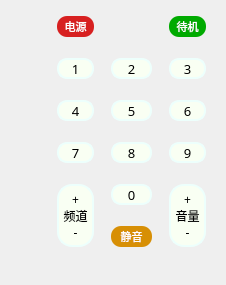
     <widget class="QWidget" name="m_pTVWidget" native="true">
      <property name="minimumSize">
       <size>
        <width>0</width>
        <height>285</height>
       </size>
      </property>
      <property name="maximumSize">
       <size>
        <width>16777215</width>
        <height>285</height>
       </size>
      </property>
      <property name="styleSheet">
       <string notr="true">.QWidget#m_pTVWidget {
background-color: rgb(118, 118, 118);
}</string>
      </property>
      <widget class="QWidget" name="layoutWidget">
       <property name="geometry">
        <rect>
         <x>46</x>
         <y>1</y>
         <width>171</width>
         <height>261</height>
        </rect>
       </property>
       <layout class="QGridLayout" name="gridLayout">
        <item row="0" column="0">
         <widget class="QPushButton" name="m_pPowerBtn_30">
          <property name="minimumSize">
           <size>
            <width>33</width>
            <height>14</height>
           </size>
          </property>
          <property name="maximumSize">
           <size>
            <width>41</width>
            <height>21</height>
           </size>
          </property>
          <property name="font">
           <font>
            <family>微软雅黑</family>
            <pointsize>8</pointsize>
           </font>
          </property>
          <property name="styleSheet">
           <string notr="true">QPushButton {
	background-color: rgb(215,32,32);
    border-style: solid;
    border-radius: 10;
    padding: 3px;
    min-width: 9ex;
    min-height: 2.5ex;
	color: rgb(255,255,255);
}

QPushButton:pressed {
    padding-left: 5px;
    padding-top: 5px;
    background-color: rgb(215,32,32);
}</string>
          </property>
          <property name="text">
           <string>电源</string>
          </property>
          <property name="iconSize">
           <size>
            <width>32</width>
            <height>32</height>
           </size>
          </property>
          <property name="default">
           <bool>true</bool>
          </property>
         </widget>
        </item>
        <item row="0" column="2">
         <widget class="QPushButton" name="m_pPowerBtn_34">
          <property name="minimumSize">
           <size>
            <width>33</width>
            <height>14</height>
           </size>
          </property>
          <property name="maximumSize">
           <size>
            <width>41</width>
            <height>21</height>
           </size>
          </property>
          <property name="font">
           <font>
            <family>微软雅黑</family>
            <pointsize>8</pointsize>
           </font>
          </property>
          <property name="styleSheet">
           <string notr="true">QPushButton {
	background-color: rgb(0, 170, 0);
    border-style: solid;
    border-radius: 10;
    padding: 3px;
    min-width: 9ex;
    min-height: 2.5ex;
	color: rgb(255,255,255);
}

QPushButton:pressed {
    padding-left: 5px;
    padding-top: 5px;
    background-color: rgb(0, 170, 0);
}</string>
          </property>
          <property name="text">
           <string>待机</string>
          </property>
          <property name="iconSize">
           <size>
            <width>32</width>
            <height>32</height>
           </size>
          </property>
          <property name="default">
           <bool>true</bool>
          </property>
         </widget>
        </item>
        <item row="1" column="0">
         <widget class="QPushButton" name="m_pPowerBtn_21">
          <property name="minimumSize">
           <size>
            <width>37</width>
            <height>18</height>
           </size>
          </property>
          <property name="maximumSize">
           <size>
            <width>41</width>
            <height>21</height>
           </size>
          </property>
          <property name="font">
           <font>
            <family>微软雅黑</family>
            <pointsize>10</pointsize>
           </font>
          </property>
          <property name="styleSheet">
           <string notr="true">QPushButton {
	background-color: rgb(249, 255, 243);
	border-color: rgb(237, 255, 252);
    border-width: 2px;
    border-style: solid;
    border-radius: 10;
    padding: 3px;
    min-width: 9ex;
    min-height: 2.5ex;
}

QPushButton:pressed {
    padding-left: 5px;
    padding-top: 5px;
    background-color: rgb(249, 255, 243);
}</string>
          </property>
          <property name="text">
           <string>1</string>
          </property>
          <property name="iconSize">
           <size>
            <width>32</width>
            <height>32</height>
           </size>
          </property>
          <property name="default">
           <bool>true</bool>
          </property>
         </widget>
        </item>
        <item row="1" column="1">
         <widget class="QPushButton" name="m_pPowerBtn_22">
          <property name="minimumSize">
           <size>
            <width>37</width>
            <height>18</height>
           </size>
          </property>
          <property name="maximumSize">
           <size>
            <width>41</width>
            <height>21</height>
           </size>
          </property>
          <property name="font">
           <font>
            <family>微软雅黑</family>
            <pointsize>10</pointsize>
           </font>
          </property>
          <property name="styleSheet">
           <string notr="true">QPushButton {
	background-color: rgb(249, 255, 243);
	border-color: rgb(237, 255, 252);
    border-width: 2px;
    border-style: solid;
    border-radius: 10;
    padding: 3px;
    min-width: 9ex;
    min-height: 2.5ex;
}

QPushButton:pressed {
    padding-left: 5px;
    padding-top: 5px;
    background-color: rgb(249, 255, 243);
}</string>
          </property>
          <property name="text">
           <string>2</string>
          </property>
          <property name="iconSize">
           <size>
            <width>32</width>
            <height>32</height>
           </size>
          </property>
          <property name="default">
           <bool>true</bool>
          </property>
         </widget>
        </item>
        <item row="1" column="2">
         <widget class="QPushButton" name="m_pPowerBtn_23">
          <property name="minimumSize">
           <size>
            <width>37</width>
            <height>18</height>
           </size>
          </property>
          <property name="maximumSize">
           <size>
            <width>41</width>
            <height>21</height>
           </size>
          </property>
          <property name="font">
           <font>
            <family>微软雅黑</family>
            <pointsize>10</pointsize>
           </font>
          </property>
          <property name="styleSheet">
           <string notr="true">QPushButton {
	background-color: rgb(249, 255, 243);
	border-color: rgb(237, 255, 252);
    border-width: 2px;
    border-style: solid;
    border-radius: 10;
    padding: 3px;
    min-width: 9ex;
    min-height: 2.5ex;
}

QPushButton:pressed {
    padding-left: 5px;
    padding-top: 5px;
    background-color: rgb(249, 255, 243);
}</string>
          </property>
          <property name="text">
           <string>3</string>
          </property>
          <property name="iconSize">
           <size>
            <width>32</width>
            <height>32</height>
           </size>
          </property>
          <property name="default">
           <bool>true</bool>
          </property>
         </widget>
        </item>
        <item row="2" column="0">
         <widget class="QPushButton" name="m_pPowerBtn_26">
          <property name="minimumSize">
           <size>
            <width>37</width>
            <height>18</height>
           </size>
          </property>
          <property name="maximumSize">
           <size>
            <width>41</width>
            <height>21</height>
           </size>
          </property>
          <property name="font">
           <font>
            <family>微软雅黑</family>
            <pointsize>10</pointsize>
           </font>
          </property>
          <property name="styleSheet">
           <string notr="true">QPushButton {
	background-color: rgb(249, 255, 243);
	border-color: rgb(237, 255, 252);
    border-width: 2px;
    border-style: solid;
    border-radius: 10;
    padding: 3px;
    min-width: 9ex;
    min-height: 2.5ex;
}

QPushButton:pressed {
    padding-left: 5px;
    padding-top: 5px;
    background-color: rgb(249, 255, 243);
}</string>
          </property>
          <property name="text">
           <string>4</string>
          </property>
          <property name="iconSize">
           <size>
            <width>32</width>
            <height>32</height>
           </size>
          </property>
          <property name="default">
           <bool>true</bool>
          </property>
         </widget>
        </item>
        <item row="2" column="1">
         <widget class="QPushButton" name="m_pPowerBtn_25">
          <property name="minimumSize">
           <size>
            <width>37</width>
            <height>18</height>
           </size>
          </property>
          <property name="maximumSize">
           <size>
            <width>41</width>
            <height>21</height>
           </size>
          </property>
          <property name="font">
           <font>
            <family>微软雅黑</family>
            <pointsize>10</pointsize>
           </font>
          </property>
          <property name="styleSheet">
           <string notr="true">QPushButton {
	background-color: rgb(249, 255, 243);
	border-color: rgb(237, 255, 252);
    border-width: 2px;
    border-style: solid;
    border-radius: 10;
    padding: 3px;
    min-width: 9ex;
    min-height: 2.5ex;
}

QPushButton:pressed {
    padding-left: 5px;
    padding-top: 5px;
    background-color: rgb(249, 255, 243);
}</string>
          </property>
          <property name="text">
           <string>5</string>
          </property>
          <property name="iconSize">
           <size>
            <width>32</width>
            <height>32</height>
           </size>
          </property>
          <property name="default">
           <bool>true</bool>
          </property>
         </widget>
        </item>
        <item row="2" column="2">
         <widget class="QPushButton" name="m_pPowerBtn_24">
          <property name="minimumSize">
           <size>
            <width>37</width>
            <height>18</height>
           </size>
          </property>
          <property name="maximumSize">
           <size>
            <width>41</width>
            <height>21</height>
           </size>
          </property>
          <property name="font">
           <font>
            <family>微软雅黑</family>
            <pointsize>10</pointsize>
           </font>
          </property>
          <property name="styleSheet">
           <string notr="true">QPushButton {
	background-color: rgb(249, 255, 243);
	border-color: rgb(237, 255, 252);
    border-width: 2px;
    border-style: solid;
    border-radius: 10;
    padding: 3px;
    min-width: 9ex;
    min-height: 2.5ex;
}

QPushButton:pressed {
    padding-left: 5px;
    padding-top: 5px;
    background-color: rgb(249, 255, 243);
}</string>
          </property>
          <property name="text">
           <string>6</string>
          </property>
          <property name="iconSize">
           <size>
            <width>32</width>
            <height>32</height>
           </size>
          </property>
          <property name="default">
           <bool>true</bool>
          </property>
         </widget>
        </item>
        <item row="3" column="0">
         <widget class="QPushButton" name="m_pPowerBtn_29">
          <property name="minimumSize">
           <size>
            <width>37</width>
            <height>18</height>
           </size>
          </property>
          <property name="maximumSize">
           <size>
            <width>41</width>
            <height>21</height>
           </size>
          </property>
          <property name="font">
           <font>
            <family>微软雅黑</family>
            <pointsize>10</pointsize>
           </font>
          </property>
          <property name="styleSheet">
           <string notr="true">QPushButton {
	background-color: rgb(249, 255, 243);
	border-color: rgb(237, 255, 252);
    border-width: 2px;
    border-style: solid;
    border-radius: 10;
    padding: 3px;
    min-width: 9ex;
    min-height: 2.5ex;
}

QPushButton:pressed {
    padding-left: 5px;
    padding-top: 5px;
    background-color: rgb(249, 255, 243);
}</string>
          </property>
          <property name="text">
           <string>7</string>
          </property>
          <property name="iconSize">
           <size>
            <width>32</width>
            <height>32</height>
           </size>
          </property>
          <property name="default">
           <bool>true</bool>
          </property>
         </widget>
        </item>
        <item row="3" column="1">
         <widget class="QPushButton" name="m_pPowerBtn_28">
          <property name="minimumSize">
           <size>
            <width>37</width>
            <height>18</height>
           </size>
          </property>
          <property name="maximumSize">
           <size>
            <width>41</width>
            <height>21</height>
           </size>
          </property>
          <property name="font">
           <font>
            <family>微软雅黑</family>
            <pointsize>10</pointsize>
           </font>
          </property>
          <property name="styleSheet">
           <string notr="true">QPushButton {
	background-color: rgb(249, 255, 243);
	border-color: rgb(237, 255, 252);
    border-width: 2px;
    border-style: solid;
    border-radius: 10;
    padding: 3px;
    min-width: 9ex;
    min-height: 2.5ex;
}

QPushButton:pressed {
    padding-left: 5px;
    padding-top: 5px;
    background-color: rgb(249, 255, 243);
}</string>
          </property>
          <property name="text">
           <string>8</string>
          </property>
          <property name="iconSize">
           <size>
            <width>32</width>
            <height>32</height>
           </size>
          </property>
          <property name="default">
           <bool>true</bool>
          </property>
         </widget>
        </item>
        <item row="3" column="2">
         <widget class="QPushButton" name="m_pPowerBtn_27">
          <property name="minimumSize">
           <size>
            <width>37</width>
            <height>18</height>
           </size>
          </property>
          <property name="maximumSize">
           <size>
            <width>41</width>
            <height>21</height>
           </size>
          </property>
          <property name="font">
           <font>
            <family>微软雅黑</family>
            <pointsize>10</pointsize>
           </font>
          </property>
          <property name="styleSheet">
           <string notr="true">QPushButton {
	background-color: rgb(249, 255, 243);
	border-color: rgb(237, 255, 252);
    border-width: 2px;
    border-style: solid;
    border-radius: 10;
    padding: 3px;
    min-width: 9ex;
    min-height: 2.5ex;
}

QPushButton:pressed {
    padding-left: 5px;
    padding-top: 5px;
    background-color: rgb(249, 255, 243);
}</string>
          </property>
          <property name="text">
           <string>9</string>
          </property>
          <property name="iconSize">
           <size>
            <width>32</width>
            <height>32</height>
           </size>
          </property>
          <property name="default">
           <bool>true</bool>
          </property>
         </widget>
        </item>
        <item row="4" column="0" rowspan="2">
         <widget class="QPushButton" name="m_pPowerBtn_32">
          <property name="minimumSize">
           <size>
            <width>37</width>
            <height>18</height>
           </size>
          </property>
          <property name="maximumSize">
           <size>
            <width>37</width>
            <height>91</height>
           </size>
          </property>
          <property name="font">
           <font>
            <family>微软雅黑</family>
            <pointsize>9</pointsize>
           </font>
          </property>
          <property name="styleSheet">
           <string notr="true">QPushButton {
	background-color: rgb(249, 255, 243);
	border-color: rgb(237, 255, 252);
    border-width: 2px;
    border-style: solid;
    border-radius: 15;
    padding: 3px;
    min-width: 9ex;
    min-height: 2.5ex;
}

QPushButton:pressed {
    padding-left: 5px;
    padding-top: 5px;
    background-color: rgb(249, 255, 243);
}</string>
          </property>
          <property name="text">
           <string>+
频道
-</string>
          </property>
          <property name="iconSize">
           <size>
            <width>32</width>
            <height>32</height>
           </size>
          </property>
          <property name="default">
           <bool>true</bool>
          </property>
         </widget>
        </item>
        <item row="4" column="1">
         <widget class="QPushButton" name="m_pPowerBtn_36">
          <property name="minimumSize">
           <size>
            <width>37</width>
            <height>18</height>
           </size>
          </property>
          <property name="maximumSize">
           <size>
            <width>41</width>
            <height>21</height>
           </size>
          </property>
          <property name="font">
           <font>
            <family>微软雅黑</family>
            <pointsize>10</pointsize>
           </font>
          </property>
          <property name="styleSheet">
           <string notr="true">QPushButton {
	background-color: rgb(249, 255, 243);
	border-color: rgb(237, 255, 252);
    border-width: 2px;
    border-style: solid;
    border-radius: 10;
    padding: 3px;
    min-width: 9ex;
    min-height: 2.5ex;
}

QPushButton:pressed {
    padding-left: 5px;
    padding-top: 5px;
    background-color: rgb(249, 255, 243);
}</string>
          </property>
          <property name="text">
           <string>0</string>
          </property>
          <property name="iconSize">
           <size>
            <width>32</width>
            <height>32</height>
           </size>
          </property>
          <property name="default">
           <bool>true</bool>
          </property>
         </widget>
        </item>
        <item row="4" column="2" rowspan="2">
         <widget class="QPushButton" name="m_pPowerBtn_33">
          <property name="minimumSize">
           <size>
            <width>37</width>
            <height>18</height>
           </size>
          </property>
          <property name="maximumSize">
           <size>
            <width>37</width>
            <height>91</height>
           </size>
          </property>
          <property name="font">
           <font>
            <family>微软雅黑</family>
            <pointsize>9</pointsize>
           </font>
          </property>
          <property name="styleSheet">
           <string notr="true">QPushButton {
	background-color: rgb(249, 255, 243);
	border-color: rgb(237, 255, 252);
    border-width: 2px;
    border-style: solid;
    border-radius: 15;
    padding: 3px;
    min-width: 9ex;
    min-height: 2.5ex;
}

QPushButton:pressed {
    padding-left: 5px;
    padding-top: 5px;
    background-color: rgb(249, 255, 243);
}</string>
          </property>
          <property name="text">
           <string>+
音量
-</string>
          </property>
          <property name="iconSize">
           <size>
            <width>32</width>
            <height>32</height>
           </size>
          </property>
          <property name="default">
           <bool>true</bool>
          </property>
         </widget>
        </item>
        <item row="5" column="1">
         <widget class="QPushButton" name="m_pPowerBtn_35">
          <property name="minimumSize">
           <size>
            <width>33</width>
            <height>14</height>
           </size>
          </property>
          <property name="maximumSize">
           <size>
            <width>41</width>
            <height>21</height>
           </size>
          </property>
          <property name="font">
           <font>
            <family>微软雅黑</family>
            <pointsize>8</pointsize>
           </font>
          </property>
          <property name="styleSheet">
           <string notr="true">QPushButton {
	background-color: rgb(215, 143, 5);
    border-style: solid;
    border-radius: 10;
    padding: 3px;
    min-width: 9ex;
    min-height: 2.5ex;
	color: rgb(255,255,255);
}

QPushButton:pressed {
    padding-left: 5px;
    padding-top: 5px;
    background-color: rgb(215, 143, 5);
}</string>
          </property>
          <property name="text">
           <string>静音</string>
          </property>
          <property name="iconSize">
           <size>
            <width>32</width>
            <height>32</height>
           </size>
          </property>
          <property name="default">
           <bool>true</bool>
          </property>
         </widget>
        </item>
       </layout>
      </widget>
     </widget>
